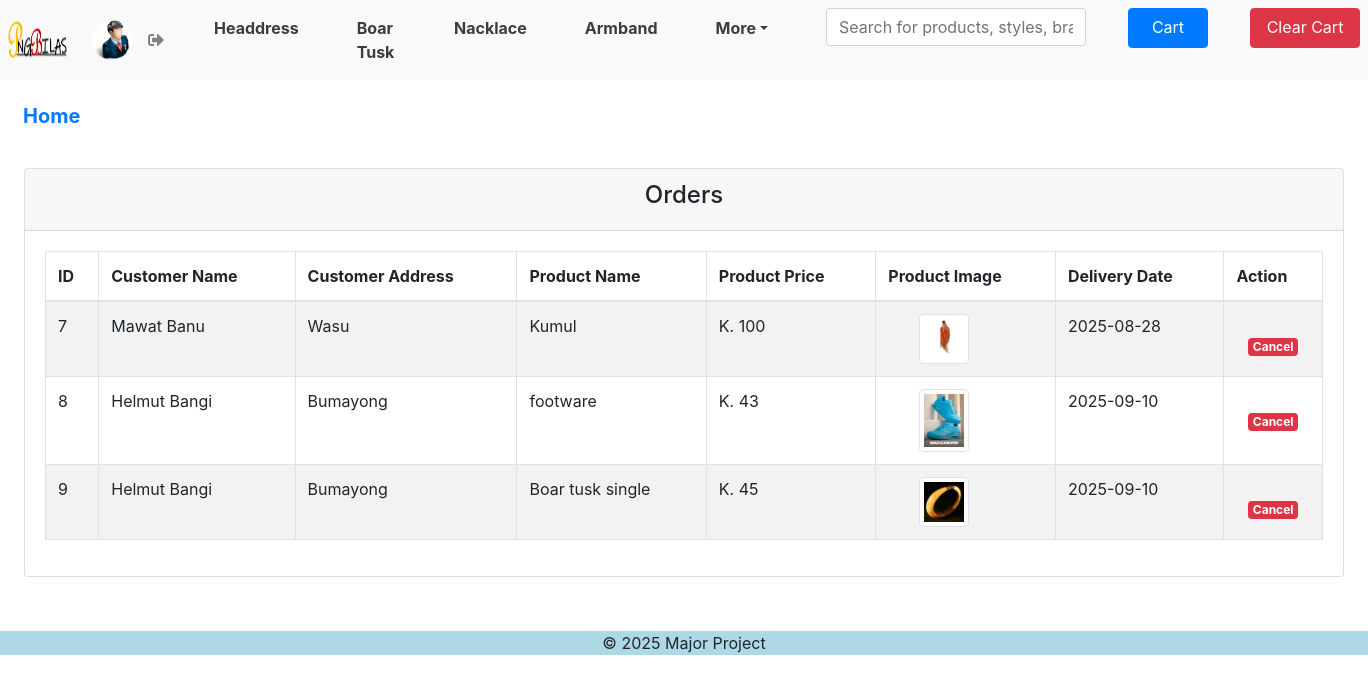
Page /User/Index/vieworder.php on the earlier database version.
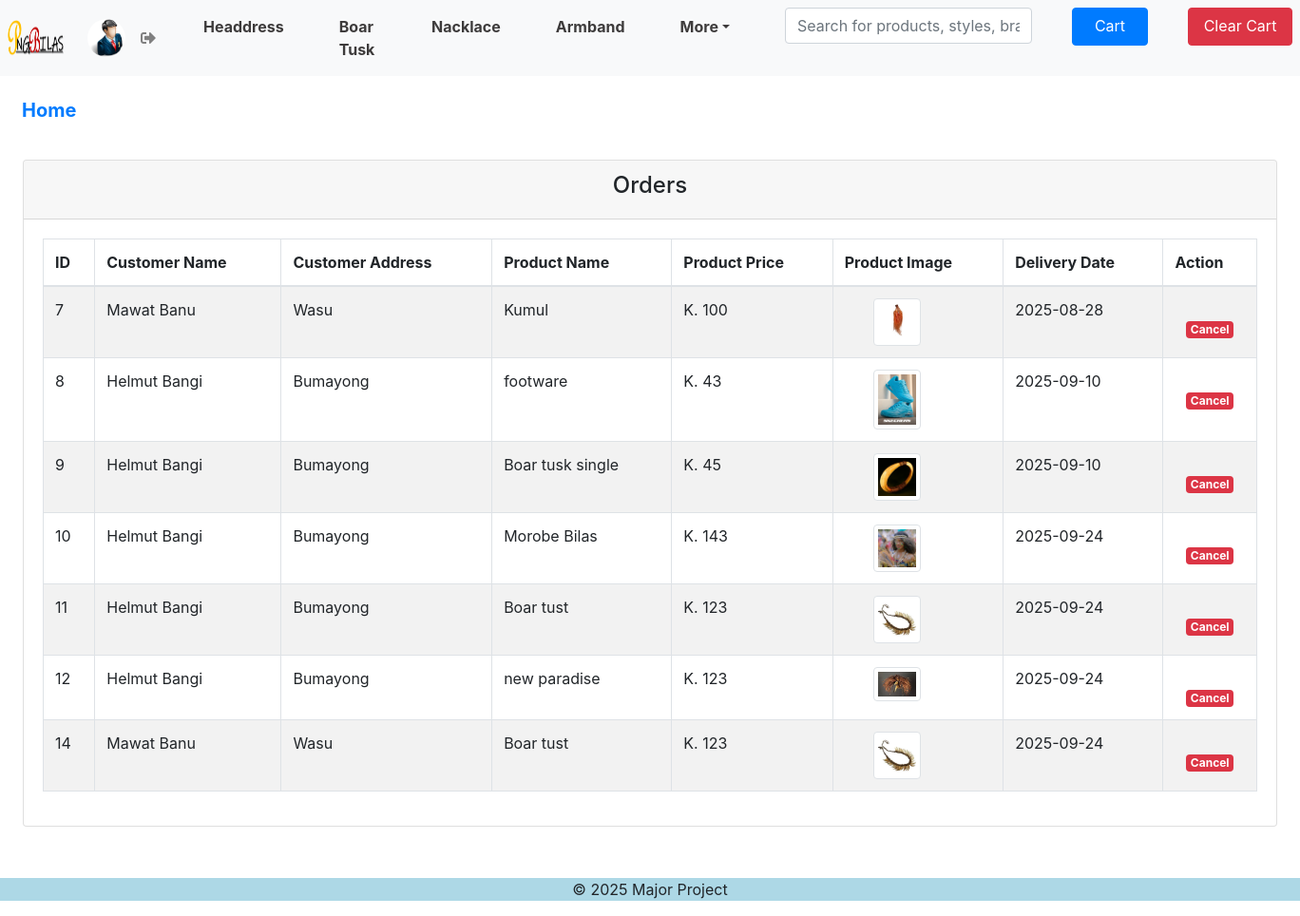
Same page on the later database version.
### tables this page shows
CREATE TABLE `ordered` (
  `ID` int(10) NOT NULL,
  `customer_name` varchar(20) NOT NULL,
  `customer_mail` varchar(50) NOT NULL,
  `customer_address` varchar(100) NOT NULL,
  `product_name` varchar(30) NOT NULL,
  `product_price` int(20) NOT NULL,
  `product_image` varchar(100) NOT NULL,
  `status` varchar(20) NOT NULL DEFAULT 'ordered',
  `Delivery_Date` date NOT NULL DEFAULT current_timestamp()
);

### User/Index/vieworder.php (the view, shortened to what this page needs)
<?php
include 'include/header.php';
include 'include/navbar.php';
?>
<div class="container-fluid body-area mt-1">
  <div class="row mt-3">
    <div class="col-md-12 col-sm-12">
      <h5 class="pt-2 ml-2"><a href="E-commerces/E-Commerce/User/Index/index.php"
          style="text-decoration: none; font-weight: bold;">Home</a>
      </h5>
    </div>
  </div>
  <div class="row">
    <div class="col-md-12 col-sm-12 view-area mt-2 p-4">
      <div class="card">
        <div class="card-header">
          <h4 class="text-center">Orders</h4>
        </div>
        <div class="card-body">
          <table id="dtBasicExample"
            class="table table-responsive table-striped table-bordered  w-100 d-block d-md-table" cellspacing="0"
            width="100%">
            <thead>
              <th class="th-sm">ID
              </th>
              <th class="th-sm">Customer Name
              </th>
              <th class="th-sm">Customer Address
              </th>
              <th class="th-sm">Product Name
              </th>
              <th class="th-sm">Product Price
              </th>
              <th class="th-sm">Product Image
              </th>
              <th class="th-sm">Delivery Date
              </th>
              <th class="th-sm">Action
              </th>
            </thead>
            <tbody>
              <?php
            include 'Sql/config.php';
            ?>
              <?php
            $sql = "SELECT * FROM ordered";
            $table = mysqli_query($conn, $sql);
            if(mysqli_num_rows($table)>0){
                while ($row = mysqli_fetch_array($table)) {
                 ?>
              <tr>
                <td>
                  <?php echo $row['ID'];?>
                </td>
                <td>
                  <?php echo $row['customer_name'];?>
                </td>
                <td>
                  <?php echo $row['customer_address'];?>
                </td>
                <td>
                  <?php echo $row['product_name'];?>
                </td>
                <td>
                  K.
                  <?php echo $row['product_price'];?>
                </td>
                <td style="text-align:center;"><img src="/E-commerces/E-Commerce/admin/index/img/uploads/<?php echo $row['product_image'];?>"
                    class="img-thumbnail mr-5 ml-1" height="50px" width="50px" id="pimg"></td>
                <td>
                  <?php echo $row['Delivery_Date'];?>
                </td>
                <td style="text-align: center;">
                  <a href="Sql/delorder.php?id=<?php echo $row['ID'];?>" class="badge badge-danger mt-4">Cancel</a>
                </td>
              </tr>
              <?php
                            }
                          }
                          ?>
            </tbody>
          </table>
        </div>
      </div>
    </div>
  </div>
</div>
<?php
include 'include/footer.php';
?>

Differences in the rows shown:
added ordered: ID "10", customer_name "Helmut Bangi", customer_address "Bumayong", product_name "Morobe Bilas", product_price "143", product_image (picture), Delivery_Date "2025-09-24"
added ordered: ID "11", customer_name "Helmut Bangi", customer_address "Bumayong", product_name "Boar tust", product_price "123", product_image (picture), Delivery_Date "2025-09-24"
added ordered: ID "12", customer_name "Helmut Bangi", customer_address "Bumayong", product_name "new paradise", product_price "123", product_image (picture), Delivery_Date "2025-09-24"
added ordered: ID "14", customer_name "Mawat Banu", customer_address "Wasu", product_name "Boar tust", product_price "123", product_image (picture), Delivery_Date "2025-09-24"
